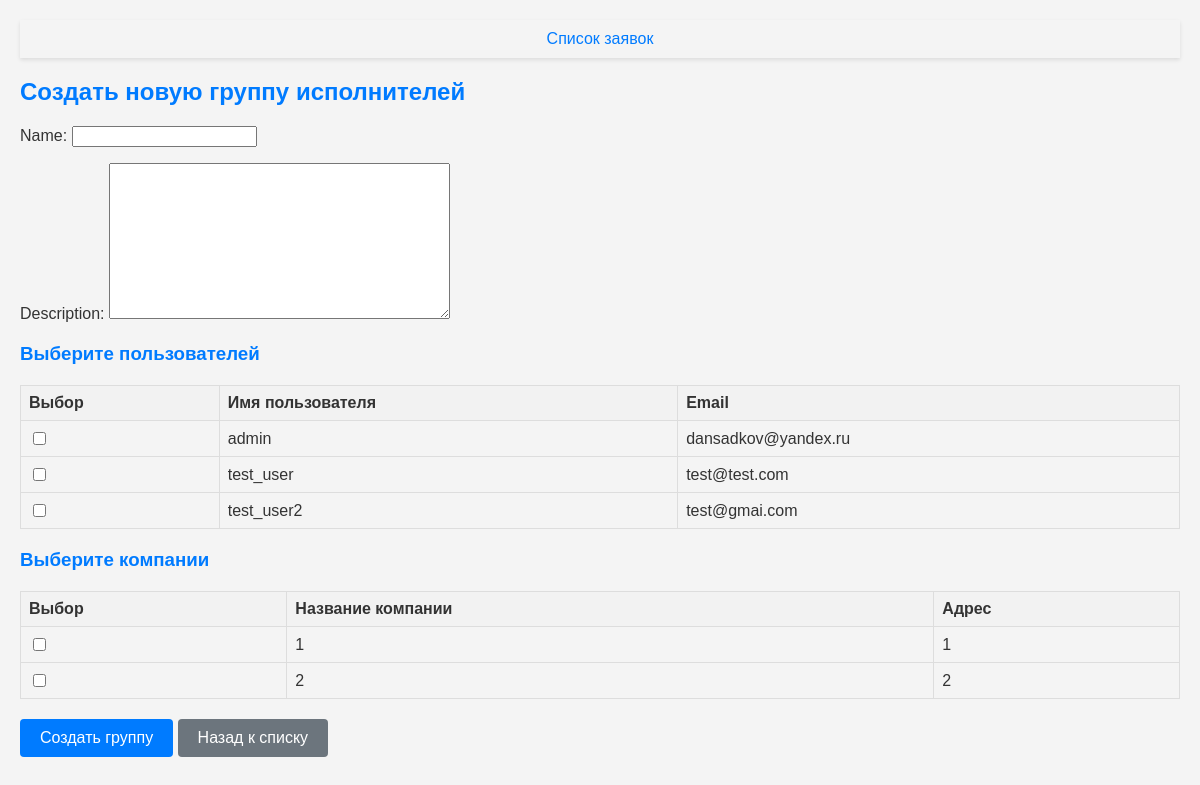
The app's page /groups/create/, older data.
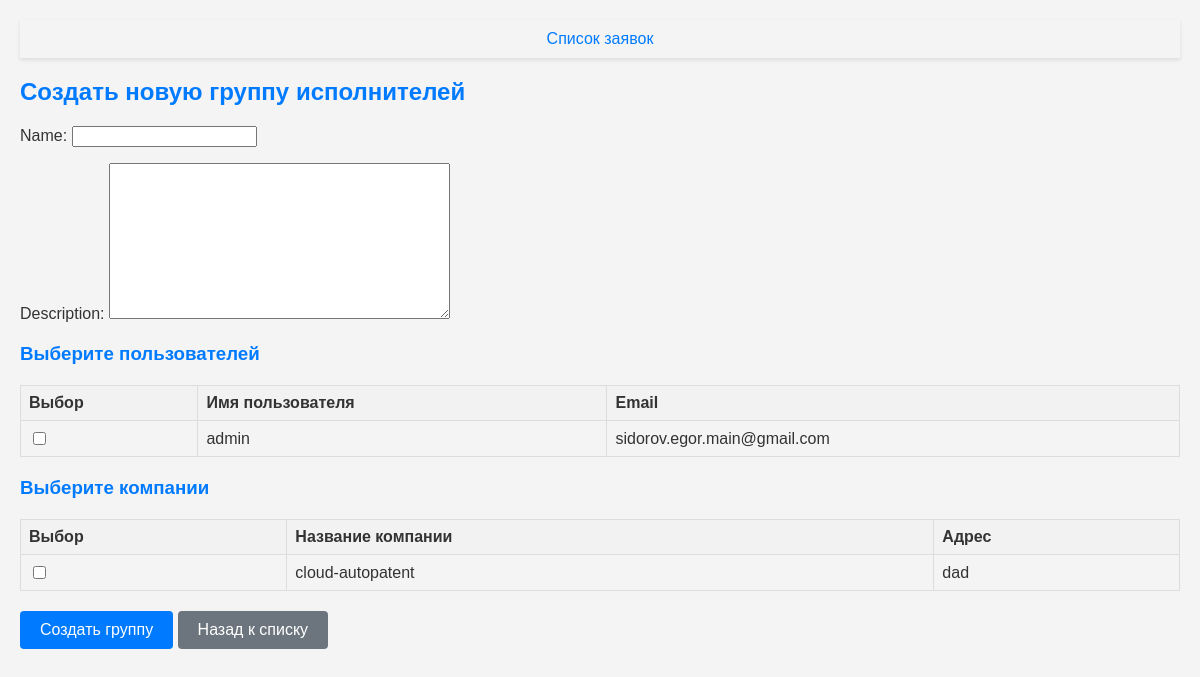
The same page, newer data.
### service/models.py (models this page shows, shortened)
class CustomUser(AbstractBaseUser, PermissionsMixin):
    username = models.CharField(max_length=30, unique=True)
    email = models.EmailField(unique=True)
    first_name = models.CharField(max_length=30)
    last_name = models.CharField(max_length=30)
    phone_number = models.CharField(max_length=15, blank=True, null=True)
    address = models.CharField(max_length=255, blank=True, null=True)
    is_active = models.BooleanField(default=True)
    is_staff = models.BooleanField(default=False)
    group = models.ForeignKey(Group, on_delete=models.SET_NULL, null=True, blank=True, related_name="users")
    company = models.ForeignKey('Company', on_delete=models.SET_NULL, null=True, blank=True, verbose_name='Компания')
    department = models.ForeignKey('Department', null=True, blank=True, on_delete=models.SET_NULL)
    objects = CustomUserManager()
    USERNAME_FIELD = 'username'
    EMAIL_FIELD = 'email'
    REQUIRED_FIELDS = ['email', 'first_name', 'last_name']

class Company(models.Model):
    name = models.CharField(_("Название компании"), max_length=255, unique=True)
    region = models.CharField(_("Регион"), max_length=255)
    address = models.CharField(_("Адрес"), max_length=1024, blank=True)
    phone = models.CharField(_("Телефон"), max_length=20, blank=True)
    email = models.EmailField(_("Электронная почта"), blank=True)
    website = models.URLField(_("Веб-сайт"), blank=True)
    description = models.TextField(_("Описание"), blank=True)
    ceo = models.ForeignKey(settings.AUTH_USER_MODEL, related_name='company_ceo',
                            on_delete=models.SET_NULL, null=True, blank=True,
                            verbose_name=_("Генеральный директор"))
    deputy = models.ForeignKey(settings.AUTH_USER_MODEL, related_name='company_deputy',
                               on_delete=models.SET_NULL, null=True, blank=True,
                               verbose_name=_("Заместитель генерального директора"))
    contact_person = models.ForeignKey(settings.AUTH_USER_MODEL, related_name='company_contact_person',
                                       on_delete=models.SET_NULL, null=True, blank=True,
                                       verbose_name=_("Контактное лицо"))
    timezone = models.CharField(_("Часовой пояс"), max_length=50, default='UTC')
    class Meta:
        verbose_name = _("компания")
        verbose_name_plural = _("компании")

### service/views/perform_views.py (the view)
# urls.py: path('groups/create/', performer_group_create, name='performer_group_create'),
def performer_group_create(request):
    if request.method == 'POST':
        form = PerformerGroupForm(request.POST)
        if form.is_valid():
            group = form.save(commit=False)
            selected_members = request.POST.getlist('selected_members')  # Names of your checkboxes
            selected_companies = request.POST.getlist('selected_companies')
            group.save()
            group.members.set(selected_members)
            group.companies.set(selected_companies)
            return redirect('performer_group_list')
    else:
        form = PerformerGroupForm()
    custom_users = CustomUser.objects.all()
    companies = Company.objects.all()
    context = {
        'form': form,
        'custom_users': custom_users,
        'companies': companies
    }
    return render(request, 'performer_group/performer_group_create.html', context)

### service/forms/Performer_forms.py
class PerformerGroupForm(forms.ModelForm):
    class Meta:
        model = PerformerGroup
        fields = ['name', 'description', ]

### service/templates/performer_group/performer_group_create.html (shortened to what this page needs)
{% extends 'base.html' %}
{% block content %}
<div class="container mt-3">
    <h2>Создать новую группу исполнителей</h2>
    <form method="post" novalidate>
        {{ form.as_p }}
        <h3>Выберите пользователей</h3>
        <table class="table">
            <thead>
                <tr>
                    <th>Выбор</th>
                    <th>Имя пользователя</th>
                    <th>Email</th>
                </tr>
            </thead>
            <tbody>
                {% for user in custom_users %}
                <tr>
                    <td><input type="checkbox" name="members" value="{{ user.id }}" {% if user.id in form.members.value|default_if_none:'' %} checked {% endif %}></td>
                    <td>{{ user.username }}</td>
                    <td>{{ user.email }}</td>
                </tr>
                {% endfor %}
            </tbody>
        </table>
        <h3>Выберите компании</h3>
        <table class="table">
            <thead>
                <tr>
                    <th>Выбор</th>
                    <th>Название компании</th>
                    <th>Адрес</th>
                </tr>
            </thead>
            <tbody>
                {% for company in companies %}
                <tr>
                    <td><input type="checkbox" name="companies" value="{{ company.id }}" {% if company.id in form.companies.value|default_if_none:'' %} checked {% endif %}></td>
                    <td>{{ company.name }}</td>
                    <td>{{ company.address }}</td>
                </tr>
                {% endfor %}
            </tbody>
        </table>
        <button type="submit" class="btn btn-primary">Создать группу</button>
        <a href="{% url 'performer_group_list' %}" class="btn btn-secondary">Назад к списку</a>
    </form>
</div>
{% endblock %}

Row changes from the older to the newer data that the page shows:
removed CustomUser: username "admin", email "dansadkov@yandex.ru"
removed CustomUser: username "test_user", email "test@test.com"
removed CustomUser: username "test_user2", email "test@gmai.com"
removed Company: name "2", address "2"
added CustomUser: username "admin", email "sidorov.egor.main@gmail.com"
changed Company: name "1" → "cloud-autopatent"; address "1" → "dad"
